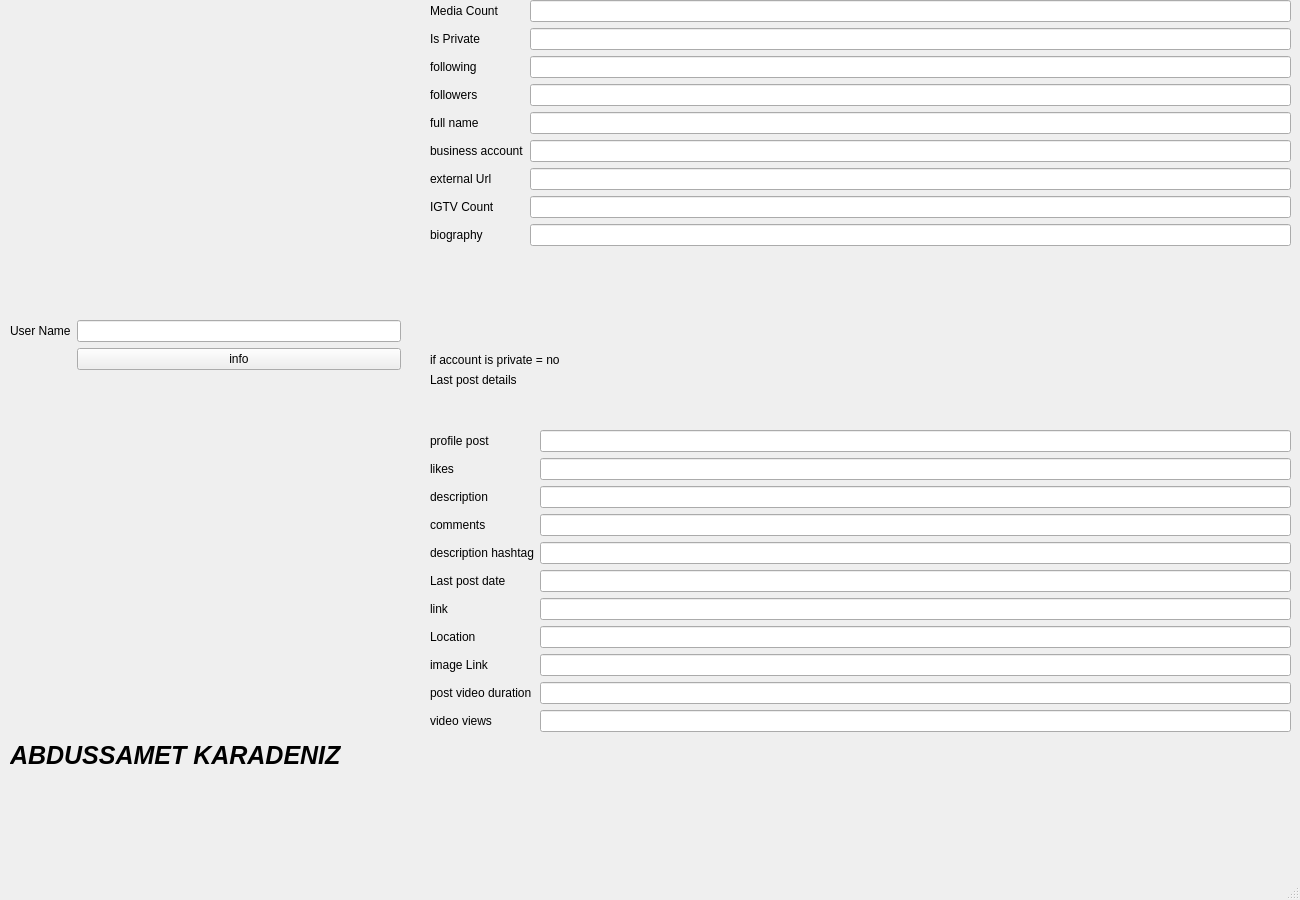
<?xml version="1.0" encoding="UTF-8"?>
<ui version="4.0">
 <class>MainWindow</class>
 <widget class="QMainWindow" name="MainWindow">
  <property name="enabled">
   <bool>true</bool>
  </property>
  <property name="geometry">
   <rect>
    <x>0</x>
    <y>0</y>
    <width>1300</width>
    <height>900</height>
   </rect>
  </property>
  <property name="minimumSize">
   <size>
    <width>1300</width>
    <height>900</height>
   </size>
  </property>
  <property name="maximumSize">
   <size>
    <width>1300</width>
    <height>900</height>
   </size>
  </property>
  <property name="windowTitle">
   <string>INSTAGRAM USER INFO APP</string>
  </property>
  <widget class="QWidget" name="centralwidget">
   <widget class="QWidget" name="formLayoutWidget">
    <property name="geometry">
     <rect>
      <x>10</x>
      <y>320</y>
      <width>391</width>
      <height>71</height>
     </rect>
    </property>
    <layout class="QFormLayout" name="formLayout">
     <item row="0" column="1">
      <widget class="QLineEdit" name="usernameInput"/>
     </item>
     <item row="1" column="1">
      <widget class="QPushButton" name="uNameBtn">
       <property name="text">
        <string>info</string>
       </property>
      </widget>
     </item>
     <item row="0" column="0">
      <widget class="QLabel" name="usernamelabel">
       <property name="text">
        <string>User Name</string>
       </property>
      </widget>
     </item>
    </layout>
   </widget>
   <widget class="QWidget" name="formLayoutWidget_2">
    <property name="geometry">
     <rect>
      <x>430</x>
      <y>0</y>
      <width>861</width>
      <height>301</height>
     </rect>
    </property>
    <layout class="QFormLayout" name="formLayout_2">
     <item row="0" column="0">
      <widget class="QLabel" name="MediaCount">
       <property name="text">
        <string>Media Count</string>
       </property>
      </widget>
     </item>
     <item row="0" column="1">
      <widget class="QLineEdit" name="mediaCount"/>
     </item>
     <item row="1" column="0">
      <widget class="QLabel" name="label_2">
       <property name="text">
        <string>Is Private</string>
       </property>
      </widget>
     </item>
     <item row="1" column="1">
      <widget class="QLineEdit" name="isPrivate">
       <property name="readOnly">
        <bool>true</bool>
       </property>
      </widget>
     </item>
     <item row="2" column="0">
      <widget class="QLabel" name="label_3">
       <property name="text">
        <string>following</string>
       </property>
      </widget>
     </item>
     <item row="2" column="1">
      <widget class="QLineEdit" name="following">
       <property name="readOnly">
        <bool>true</bool>
       </property>
      </widget>
     </item>
     <item row="3" column="0">
      <widget class="QLabel" name="label_4">
       <property name="text">
        <string>followers</string>
       </property>
      </widget>
     </item>
     <item row="3" column="1">
      <widget class="QLineEdit" name="followers">
       <property name="readOnly">
        <bool>true</bool>
       </property>
      </widget>
     </item>
     <item row="4" column="0">
      <widget class="QLabel" name="label_5">
       <property name="text">
        <string>full name</string>
       </property>
      </widget>
     </item>
     <item row="4" column="1">
      <widget class="QLineEdit" name="fullname">
       <property name="readOnly">
        <bool>true</bool>
       </property>
      </widget>
     </item>
     <item row="5" column="0">
      <widget class="QLabel" name="label_6">
       <property name="text">
        <string>business account</string>
       </property>
      </widget>
     </item>
     <item row="5" column="1">
      <widget class="QLineEdit" name="bussinesAccount">
       <property name="readOnly">
        <bool>true</bool>
       </property>
      </widget>
     </item>
     <item row="6" column="0">
      <widget class="QLabel" name="label_7">
       <property name="text">
        <string>external Url</string>
       </property>
      </widget>
     </item>
     <item row="6" column="1">
      <widget class="QLineEdit" name="externalUrl">
       <property name="readOnly">
        <bool>true</bool>
       </property>
      </widget>
     </item>
     <item row="7" column="0">
      <widget class="QLabel" name="label_8">
       <property name="text">
        <string>IGTV Count</string>
       </property>
      </widget>
     </item>
     <item row="7" column="1">
      <widget class="QLineEdit" name="igtvCount">
       <property name="readOnly">
        <bool>true</bool>
       </property>
      </widget>
     </item>
     <item row="9" column="0">
      <widget class="QLabel" name="label_16">
       <property name="text">
        <string>biography</string>
       </property>
      </widget>
     </item>
     <item row="9" column="1">
      <widget class="QLineEdit" name="biography">
       <property name="readOnly">
        <bool>true</bool>
       </property>
      </widget>
     </item>
    </layout>
   </widget>
   <widget class="QWidget" name="formLayoutWidget_3">
    <property name="geometry">
     <rect>
      <x>430</x>
      <y>430</y>
      <width>861</width>
      <height>391</height>
     </rect>
    </property>
    <layout class="QFormLayout" name="formLayout_3">
     <item row="0" column="0">
      <widget class="QLabel" name="label_15">
       <property name="text">
        <string>profile post</string>
       </property>
      </widget>
     </item>
     <item row="0" column="1">
      <widget class="QLineEdit" name="profilepost">
       <property name="readOnly">
        <bool>true</bool>
       </property>
      </widget>
     </item>
     <item row="1" column="0">
      <widget class="QLabel" name="label_14">
       <property name="text">
        <string>likes</string>
       </property>
      </widget>
     </item>
     <item row="1" column="1">
      <widget class="QLineEdit" name="likes">
       <property name="readOnly">
        <bool>true</bool>
       </property>
      </widget>
     </item>
     <item row="2" column="0">
      <widget class="QLabel" name="label_13">
       <property name="text">
        <string>description</string>
       </property>
      </widget>
     </item>
     <item row="2" column="1">
      <widget class="QLineEdit" name="description">
       <property name="readOnly">
        <bool>true</bool>
       </property>
      </widget>
     </item>
     <item row="3" column="0">
      <widget class="QLabel" name="label_12">
       <property name="text">
        <string>comments</string>
       </property>
      </widget>
     </item>
     <item row="3" column="1">
      <widget class="QLineEdit" name="commentCount">
       <property name="readOnly">
        <bool>true</bool>
       </property>
      </widget>
     </item>
     <item row="4" column="0">
      <widget class="QLabel" name="label_9">
       <property name="text">
        <string>description hashtag</string>
       </property>
      </widget>
     </item>
     <item row="4" column="1">
      <widget class="QLineEdit" name="desHashtag">
       <property name="readOnly">
        <bool>true</bool>
       </property>
      </widget>
     </item>
     <item row="5" column="0">
      <widget class="QLabel" name="label_11">
       <property name="text">
        <string>Last post date</string>
       </property>
      </widget>
     </item>
     <item row="5" column="1">
      <widget class="QLineEdit" name="postDate">
       <property name="readOnly">
        <bool>true</bool>
       </property>
      </widget>
     </item>
     <item row="6" column="0">
      <widget class="QLabel" name="label_10">
       <property name="text">
        <string>link</string>
       </property>
      </widget>
     </item>
     <item row="6" column="1">
      <widget class="QLineEdit" name="links">
       <property name="readOnly">
        <bool>true</bool>
       </property>
      </widget>
     </item>
     <item row="7" column="0">
      <widget class="QLabel" name="label_20">
       <property name="text">
        <string>Location</string>
       </property>
      </widget>
     </item>
     <item row="7" column="1">
      <widget class="QLineEdit" name="locationInfo">
       <property name="readOnly">
        <bool>true</bool>
       </property>
      </widget>
     </item>
     <item row="8" column="0">
      <widget class="QLabel" name="label_21">
       <property name="text">
        <string>image Link</string>
       </property>
      </widget>
     </item>
     <item row="8" column="1">
      <widget class="QLineEdit" name="postUrl">
       <property name="readOnly">
        <bool>true</bool>
       </property>
      </widget>
     </item>
     <item row="9" column="0">
      <widget class="QLabel" name="label_22">
       <property name="text">
        <string>post video duration</string>
       </property>
      </widget>
     </item>
     <item row="9" column="1">
      <widget class="QLineEdit" name="videoDuration">
       <property name="readOnly">
        <bool>true</bool>
       </property>
      </widget>
     </item>
     <item row="10" column="0">
      <widget class="QLabel" name="label_23">
       <property name="text">
        <string>video views</string>
       </property>
      </widget>
     </item>
     <item row="10" column="1">
      <widget class="QLineEdit" name="videoViews">
       <property name="readOnly">
        <bool>true</bool>
       </property>
      </widget>
     </item>
    </layout>
   </widget>
   <widget class="QLabel" name="label_18">
    <property name="geometry">
     <rect>
      <x>430</x>
      <y>370</y>
      <width>151</width>
      <height>20</height>
     </rect>
    </property>
    <property name="text">
     <string>Last post details</string>
    </property>
   </widget>
   <widget class="QLabel" name="label_19">
    <property name="geometry">
     <rect>
      <x>430</x>
      <y>350</y>
      <width>211</width>
      <height>20</height>
     </rect>
    </property>
    <property name="text">
     <string>if account is private = no</string>
    </property>
   </widget>
   <widget class="QLabel" name="label">
    <property name="geometry">
     <rect>
      <x>10</x>
      <y>690</y>
      <width>401</width>
      <height>131</height>
     </rect>
    </property>
    <property name="font">
     <font>
      <pointsize>19</pointsize>
      <weight>75</weight>
      <italic>true</italic>
      <bold>true</bold>
     </font>
    </property>
    <property name="layoutDirection">
     <enum>Qt::LeftToRight</enum>
    </property>
    <property name="text">
     <string>ABDUSSAMET KARADENIZ</string>
    </property>
   </widget>
  </widget>
  <widget class="QMenuBar" name="menubar">
   <property name="geometry">
    <rect>
     <x>0</x>
     <y>0</y>
     <width>1300</width>
     <height>22</height>
    </rect>
   </property>
  </widget>
  <widget class="QStatusBar" name="statusbar"/>
 </widget>
 <resources/>
 <connections/>
</ui>
